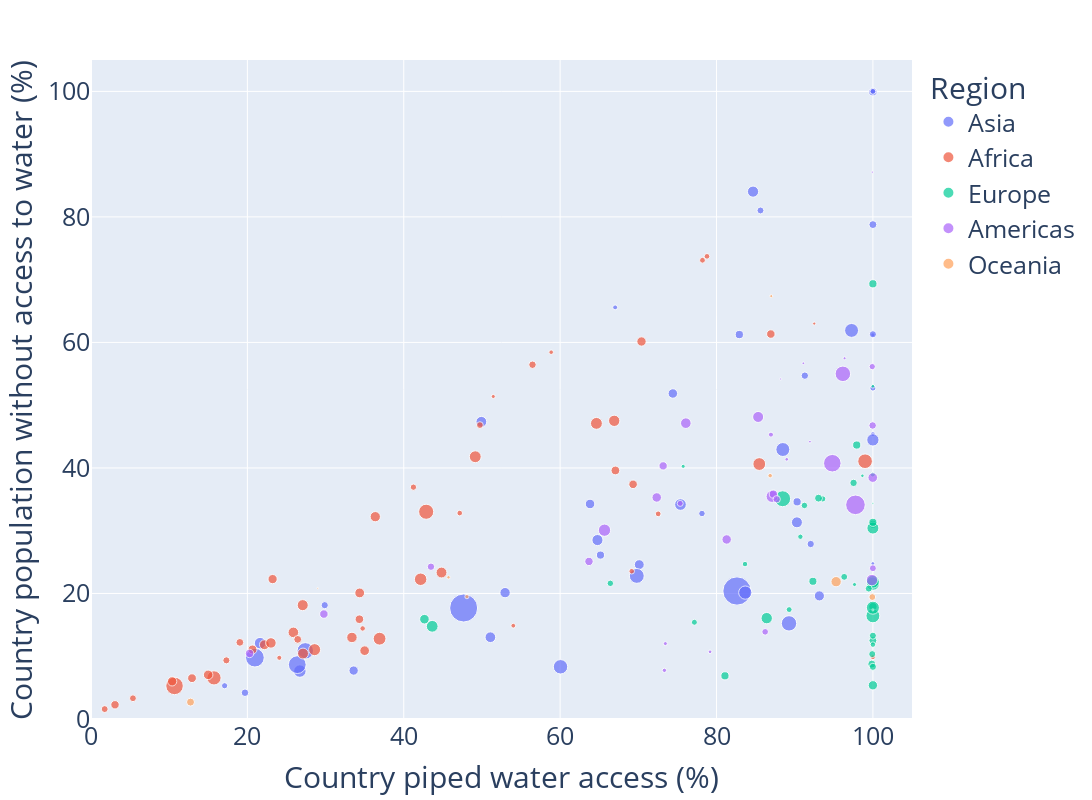

The notebook cell saved with this chart:
### Code cell
# create bubble size column with square root transformation for improved visuals
country_medians["bubble_size"] = country_medians["country_pop_raw"] **0.5

px.scatter(
    country_medians, 
    y="percent_without_water", 
    # x="NATPiped", 
    x="piped_calculated", 
    size="bubble_size", 
    color="region", 
    hover_name="Entity", 
    # title="Access to Water vs. Piped Water vs. Population",
).update_layout(
    yaxis_title="Country population without access to water (%)",
    xaxis_title="Country piped water access (%)",
    legend_title="Region",
    width=1200,
    height=800,
    font=dict(size=25),
    # xaxis_tickangle=-45,
    # yaxis=dict(tickfont=dict(size=2)),
    # title=dict(font=dict(size=20)),
).update_xaxes(range=[0, 105]).update_yaxes(range=[0, 105])

### Figure 1 — Plotly figure (JSON) as saved in the notebook; plotly's stock layout.template omitted (floating-point values rounded to 4 significant figures)
{"data": [{"hovertemplate": "<b>%{hovertext}</b><br><br>region=Asia<br>piped_calculated=%{x}<br>percent_without_water=%{y}<br>bubble_size=%{marker.size}<extra></extra>", "hovertext": ["Afghanistan", "United Arab Emirates", "Armenia", "Azerbaijan", "Bangladesh", "Bahrain", "Brunei Darussalam", "Bhutan", "China", "Cyprus", "Georgia", "Indonesia", "India", "Iran, Islamic Republic of", "Iraq", "Israel", "Jordan", "Japan", "Kazakhstan", "Kyrgyzstan", "Cambodia", "Korea, Republic of", "Lao People's Democratic Republic", "Lebanon", "Sri Lanka", "Myanmar", "Mongolia", "Malaysia", "Nepal", "Oman", "Pakistan", "Philippines", "Korea, Democratic People's Republic of", "Qatar", "Saudi Arabia", "Singapore", "Syrian Arab Republic", "Thailand", "Tajikistan", "Turkmenistan", "Timor-Leste", "Türkiye", "Taiwan, Province of China", "Uzbekistan", "Viet Nam", "Yemen"], "legendgroup": "Asia", "marker": {"color": "#636efa", "size": [6312.0, 3161.0, 1723.0, 3197.0, 12900.0, 1322.0, 664.5, 883.1, 38000.0, 1103.0, 1995.0, 16620.0, 37330.0, 9221.0, 6417.0, 2965.0, 3205.0, 11230.0, 4358.0, 2575.0, 4117.0, 7163.0, 2716.0, 2602.0, 4637.0, 7403.0, 1825.0, 5725.0, 5447.0, 2285.0, 15010.0, 10540.0, 5088.0, 1712.0, 5945.0, 2428.0, 4275.0, 8364.0, 3122.0, 2473.0, 1159.0, 9222.0, 4884.0, 5825.0, 9908.0, 5522.0], "sizemode": "area", "sizeref": 95.01, "symbol": "circle"}, "mode": "markers", "name": "Asia", "orientation": "v", "showlegend": true, "type": "scatter", "x": [21.63, 100.0, 100.0, 90.31, 27.41, 100, 99.99, 100, 82.62, 100.0, 78.14, 20.96, 47.66, 97.27, 75.39, 100, 82.92, 89.27, 63.82, 92.05, 33.59, 100, 19.7, 91.29, 70.12, 26.71, 17.09, 90.28, 51.08, 85.62, 26.38, 69.8, 52.96, 100.0, 84.67, 100, 74.41, 83.68, 65.16, 29.89, 67.04, 88.48, 93.15, 64.77, 60.05, 49.92], "xaxis": "x", "y": [12.09, 99.93, 52.73, 34.6, 10.85, 100, 24.78, 61.19, 20.39, 45.39, 32.74, 9.776, 17.69, 61.91, 34.17, 78.77, 61.25, 15.24, 34.26, 27.88, 7.718, 44.47, 4.185, 54.71, 24.6, 7.639, 5.298, 31.34, 13.03, 81.03, 8.656, 22.8, 20.13, 100.0, 84.03, 61.3, 51.86, 20.14, 26.11, 18.13, 65.58, 42.94, 19.62, 28.51, 8.319, 47.35], "yaxis": "y"}, {"hovertemplate": "<b>%{hovertext}</b><br><br>region=Africa<br>piped_calculated=%{x}<br>percent_without_water=%{y}<br>bubble_size=%{marker.size}<extra></extra>", "hovertext": ["Angola", "Burundi", "Benin", "Burkina Faso", "Botswana", "Central African Republic", "Côte d'Ivoire", "Cameroon", "Congo, Democratic Republic of the", "Congo", "Djibouti", "Algeria", "Egypt", "Eritrea", "Western Sahara", "Ethiopia", "Gabon", "Ghana", "Guinea", "Gambia", "Guinea-Bissau", "Equatorial Guinea", "Kenya", "Liberia", "Libya", "Lesotho", "Morocco", "Madagascar", "Mali", "Mozambique", "Mauritania", "Mauritius", "Malawi", "Namibia", "Niger", "Nigeria", "Rwanda", "Sudan", "Senegal", "Sierra Leone", "Somalia", "South Sudan", "Sao Tome and Principe", "Eswatini", "Chad", "Togo", "Tunisia", "Tanzania, United Republic of", "Uganda", "South Africa", "Zambia", "Zimbabwe"], "legendgroup": "Africa", "marker": {"color": "#EF553B", "size": [5825.0, 3501.0, 3529.0, 4636.0, 1548.0, 2218.0, 5201.0, 5218.0, 9611.0, 2378.0, 1001.0, 6680.0, 10210.0, 1898.0, 782.2, 10860.0, 1510.0, 5633.0, 3674.0, 1577.0, 1420.0, 1204.0, 7415.0, 2276.0, 2638.0, 1469.0, 6111.0, 5332.0, 4567.0, 5671.0, 2185.0, 1128.0, 4433.0, 1609.0, 5013.0, 14540.0, 3644.0, 6701.0, 4147.0, 2853.0, 4045.0, 3374.0, 472.6, 1083.0, 4113.0, 2912.0, 3455.0, 7842.0, 6865.0, 7749.0, 4350.0, 3885.0], "sizemode": "area", "sizeref": 95.01, "symbol": "circle"}, "mode": "markers", "name": "Africa", "orientation": "v", "showlegend": true, "type": "scatter", "x": [27.08, 69.33, 34.33, 22.17, 78.78, 5.365, 33.37, 23.01, 15.73, 17.31, 58.85, 64.64, 99.0, 41.24, 51.45, 42.87, 47.16, 44.83, 12.92, 72.54, 34.74, 24.08, 42.16, 1.751, 56.46, 69.15, 66.92, 25.88, 34.37, 27.12, 49.74, 100.0, 35.0, 78.2, 36.36, 10.68, 67.07, 49.14, 70.41, 19.04, 23.23, 3.073, 92.5, 54.01, 10.38, 26.44, 86.95, 36.91, 28.6, 85.47, 14.98, 20.65], "xaxis": "x", "y": [18.14, 37.39, 15.9, 11.83, 73.72, 3.307, 12.99, 12.12, 6.55, 9.345, 58.44, 47.1, 41.07, 36.94, 51.39, 33.02, 32.81, 23.34, 6.504, 32.68, 14.43, 9.751, 22.27, 1.579, 56.44, 23.54, 47.51, 13.8, 20.09, 10.43, 46.83, 9.837, 10.89, 73.09, 32.24, 5.266, 39.6, 41.79, 60.15, 12.21, 22.29, 2.265, 63.01, 14.86, 5.999, 12.69, 61.34, 12.8, 11.05, 40.62, 7.035, 11.07], "yaxis": "y"}, {"hovertemplate": "<b>%{hovertext}</b><br><br>region=Europe<br>piped_calculated=%{x}<br>percent_without_water=%{y}<br>bubble_size=%{marker.size}<extra></extra>", "hovertext": ["Albania", "Austria", "Belgium", "Bulgaria", "Bosnia and Herzegovina", "Belarus", "Switzerland", "Czechia", "Germany", "Denmark", "Spain", "Estonia", "Finland", "France", "United Kingdom of Great Britain and Northern Ireland", "Greece", "Croatia", "Hungary", "Ireland", "Iceland", "Italy", "Liechtenstein", "Lithuania", "Luxembourg", "Latvia", "Moldova, Republic of", "North Macedonia", "Malta", "Montenegro", "Netherlands, Kingdom of the", "Norway", "Poland", "Portugal", "Romania", "Russian Federation", "San Marino", "Serbia", "Slovakia", "Slovenia", "Sweden", "Ukraine"], "legendgroup": "Europe", "marker": {"color": "#00cc96", "size": [1695.0, 3007.0, 3411.0, 2626.0, 1807.0, 3073.0, 2952.0, 3275.0, 9160.0, 2411.0, 6837.0, 1151.0, 2355.0, 8089.0, 8259.0, 3220.0, 2020.0, 3104.0, 2232.0, 586.0, 7770.0, 195.6, 1640.0, 796.8, 1366.0, 2006.0, 1443.0, 665.4, 792.5, 4144.0, 2338.0, 6148.0, 3189.0, 4374.0, 12080.0, 184.4, 2949.0, 2337.0, 1442.0, 3188.0, 6593.0], "sizemode": "area", "sizeref": 95.01, "symbol": "circle"}, "mode": "markers", "name": "Europe", "orientation": "v", "showlegend": true, "type": "scatter", "x": [77.17, 99.86, 100.0, 97.53, 93.59, 92.33, 100, 100.0, 100.0, 100, 100.0, 99.98, 99.92, 100, 100.0, 100.0, 91.24, 100, 96.33, 98.66, 100.0, 100.0, 89.29, 97.65, 90.73, 66.42, 83.64, 100, 75.74, 100.0, 100.0, 86.42, 97.93, 42.65, 88.46, 100, 93.04, 99.47, 100.0, 81.08, 43.64], "xaxis": "x", "y": [15.41, 8.75, 17.89, 37.62, 35.07, 21.94, 12.5, 31.04, 16.43, 8.313, 30.42, 38.94, 10.34, 17.74, 21.56, 69.34, 34.03, 31.34, 22.65, 38.75, 21.87, 17.38, 17.43, 21.43, 29.04, 21.62, 24.68, 53.02, 40.26, 5.371, 13.28, 16.07, 43.65, 15.9, 35.09, 34.37, 35.19, 20.78, 11.85, 6.879, 14.77], "yaxis": "y"}, {"hovertemplate": "<b>%{hovertext}</b><br><br>region=Americas<br>piped_calculated=%{x}<br>percent_without_water=%{y}<br>bubble_size=%{marker.size}<extra></extra>", "hovertext": ["Argentina", "Bahamas", "Belize", "Bolivia, Plurinational State of", "Brazil", "Canada", "Chile", "Colombia", "Costa Rica", "Cuba", "Dominican Republic", "Ecuador", "Grenada", "Greenland", "Guatemala", "Guyana", "Honduras", "Haiti", "Jamaica", "Saint Kitts and Nevis", "Saint Lucia", "Mexico", "Nicaragua", "Panama", "Peru", "Paraguay", "El Salvador", "Suriname", "Trinidad and Tobago", "Uruguay", "United States of America", "Saint Vincent and the Grenadines", "Venezuela, Bolivarian Republic of"], "legendgroup": "Americas", "marker": {"color": "#ab63fa", "size": [6753.0, 630.0, 636.3, 3440.0, 14630.0, 6170.0, 4383.0, 7160.0, 2267.0, 3364.0, 3310.0, 4229.0, 336.2, 238.5, 4272.0, 889.0, 3172.0, 3397.0, 1724.0, 231.4, 429.4, 11410.0, 2589.0, 2093.0, 5776.0, 2687.0, 2553.0, 769.3, 1185.0, 1867.0, 18250.0, 333.6, 5358.0], "sizemode": "area", "sizeref": 95.01, "symbol": "circle"}, "mode": "markers", "name": "Americas", "orientation": "v", "showlegend": true, "type": "scatter", "x": [87.1, 88.98, 79.17, 29.79, 94.81, 99.88, 99.98, 65.67, 100.0, 63.69, 73.17, 81.3, 91.1, 99.92, 72.35, 73.34, 87.27, 20.28, 75.35, 88.21, 96.38, 96.16, 43.48, 86.22, 85.32, 99.97, 87.7, 73.46, 86.96, 99.92, 97.77, 91.94, 76.08], "xaxis": "x", "y": [35.45, 41.38, 10.71, 16.72, 40.75, 22.14, 38.46, 30.08, 24.02, 25.11, 40.33, 28.6, 56.68, 87.13, 35.3, 7.753, 35.84, 10.45, 34.35, 54.17, 57.48, 55.0, 24.26, 13.89, 48.12, 46.77, 35.01, 12.02, 45.31, 56.15, 34.12, 44.18, 47.14], "yaxis": "y"}, {"hovertemplate": "<b>%{hovertext}</b><br><br>region=Oceania<br>piped_calculated=%{x}<br>percent_without_water=%{y}<br>bubble_size=%{marker.size}<extra></extra>", "hovertext": ["Australia", "Fiji", "New Zealand", "Palau", "Papua New Guinea", "Solomon Islands", "Vanuatu", "Samoa"], "legendgroup": "Oceania", "marker": {"color": "#FFA15A", "size": [5078.0, 950.2, 2205.0, 134.8, 3020.0, 839.0, 560.8, 447.4], "sizemode": "area", "sizeref": 95.01, "symbol": "circle"}, "mode": "markers", "name": "Oceania", "orientation": "v", "showlegend": true, "type": "scatter", "x": [95.29, 86.86, 99.92, 29.0, 12.73, 48.08, 45.72, 87], "xaxis": "x", "y": [21.88, 38.77, 19.43, 20.83, 2.694, 19.49, 22.57, 67.38], "yaxis": "y"}], "layout": {"font": {"size": 25}, "height": 800, "legend": {"itemsizing": "constant", "title": {"text": "Region"}, "tracegroupgap": 0}, "margin": {"t": 60}, "width": 1200, "xaxis": {"anchor": "y", "domain": [0, 1], "range": [0, 105], "title": {"text": "Country piped water access (%)"}}, "yaxis": {"anchor": "x", "domain": [0, 1], "range": [0, 105], "title": {"text": "Country population without access to water (%)"}}}}
